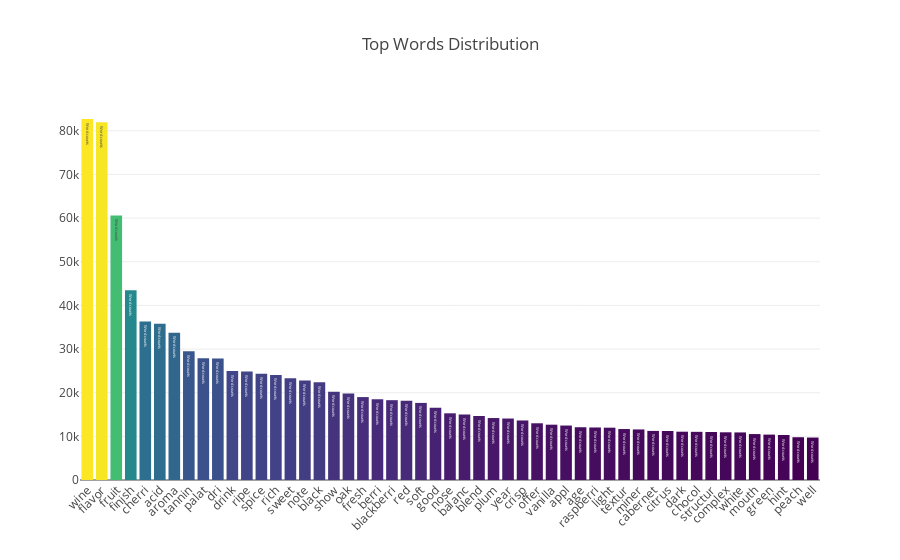

The notebook cell this image was saved under:
### Code cell
trace=[go.Bar(
        x=word.index[:51],
        y=word.values[:51], 
        marker= dict(colorscale='Viridis', color = word.values[:51]),
        text='Word counts', 
        )]

layout = go.Layout(title='Top Words Distribution', xaxis=dict(tickangle=-45))
fig = go.Figure(data=trace, layout=layout)
py.iplot(fig)

### Figure 1 — Plotly figure (JSON) as saved in the notebook; plotly's stock layout.template omitted (floating-point values rounded to 4 significant figures)
{"data": [{"marker": {"color": [82705, 81972, 60581, 43494, 36309, 35799, 33755, 29513, 27889, 27842, 24974, 24857, 24321, 24082, 23332, 22770, 22378, 20209, 19810, 18995, 18483, 18286, 18163, 17660, 16542, 15279, 15025, 14668, 14196, 14083, 13639, 12995, 12672, 12477, 12090, 12030, 11984, 11674, 11583, 11245, 11228, 11065, 11036, 11001, 10929, 10898, 10522, 10399, 10309, 9796, 9725], "colorscale": "Viridis"}, "text": "Word counts", "type": "bar", "uid": "46cca98d-c55d-4d5e-b1c2-b5425233123d", "x": ["wine", "flavor", "fruit", "finish", "cherri", "acid", "aroma", "tannin", "palat", "dri", "drink", "ripe", "spice", "rich", "sweet", "note", "black", "show", "oak", "fresh", "berri", "blackberri", "red", "soft", "good", "nose", "balanc", "blend", "plum", "year", "crisp", "offer", "vanilla", "appl", "age", "raspberri", "light", "textur", "miner", "cabernet", "citrus", "dark", "chocol", "structur", "complex", "white", "mouth", "green", "hint", "peach", "well"], "y": [82705, 81972, 60581, 43494, 36309, 35799, 33755, 29513, 27889, 27842, 24974, 24857, 24321, 24082, 23332, 22770, 22378, 20209, 19810, 18995, 18483, 18286, 18163, 17660, 16542, 15279, 15025, 14668, 14196, 14083, 13639, 12995, 12672, 12477, 12090, 12030, 11984, 11674, 11583, 11245, 11228, 11065, 11036, 11001, 10929, 10898, 10522, 10399, 10309, 9796, 9725]}], "layout": {"title": {"text": "Top Words Distribution"}, "xaxis": {"tickangle": -45}}}
